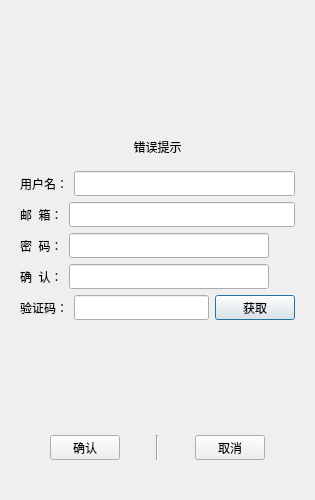
<?xml version="1.0" encoding="UTF-8"?>
<ui version="4.0">
 <class>Register</class>
 <widget class="QDialog" name="Register">
  <property name="geometry">
   <rect>
    <x>0</x>
    <y>0</y>
    <width>315</width>
    <height>500</height>
   </rect>
  </property>
  <property name="minimumSize">
   <size>
    <width>315</width>
    <height>500</height>
   </size>
  </property>
  <property name="maximumSize">
   <size>
    <width>315</width>
    <height>500</height>
   </size>
  </property>
  <property name="windowTitle">
   <string>Dialog</string>
  </property>
  <property name="styleSheet">
   <string notr="true">QLabel#error_tip[state='normal']{
	color: rgb(0, 170, 127);
}
QLabel#error_tip[state='err']{
	color: rgb(255, 0, 0);
}</string>
  </property>
  <layout class="QHBoxLayout" name="horizontalLayout">
   <item>
    <layout class="QVBoxLayout" name="verticalLayout_2">
     <item>
      <widget class="QStackedWidget" name="stackedWidget">
       <property name="currentIndex">
        <number>0</number>
       </property>
       <widget class="QWidget" name="page_3">
        <layout class="QVBoxLayout" name="verticalLayout_3">
         <item>
          <spacer name="verticalSpacer">
           <property name="orientation">
            <enum>Qt::Vertical</enum>
           </property>
           <property name="sizeHint" stdset="0">
            <size>
             <width>20</width>
             <height>40</height>
            </size>
           </property>
          </spacer>
         </item>
         <item>
          <widget class="QWidget" name="widget" native="true">
           <layout class="QVBoxLayout" name="verticalLayout">
            <item>
             <widget class="QLabel" name="error_tip">
              <property name="text">
               <string>错误提示</string>
              </property>
              <property name="alignment">
               <set>Qt::AlignCenter</set>
              </property>
             </widget>
            </item>
           </layout>
          </widget>
         </item>
         <item>
          <layout class="QHBoxLayout" name="horizontalLayout_3">
           <item>
            <widget class="QLabel" name="user_label">
             <property name="minimumSize">
              <size>
               <width>0</width>
               <height>25</height>
              </size>
             </property>
             <property name="maximumSize">
              <size>
               <width>16777215</width>
               <height>25</height>
              </size>
             </property>
             <property name="text">
              <string>用户名：</string>
             </property>
            </widget>
           </item>
           <item>
            <widget class="QLineEdit" name="user_edit">
             <property name="minimumSize">
              <size>
               <width>0</width>
               <height>25</height>
              </size>
             </property>
             <property name="maximumSize">
              <size>
               <width>16777215</width>
               <height>25</height>
              </size>
             </property>
             <property name="font">
              <font>
               <family>Consolas</family>
               <pointsize>9</pointsize>
               <italic>false</italic>
               <bold>false</bold>
              </font>
             </property>
             <property name="styleSheet">
              <string notr="true">font: 9pt &quot;Consolas&quot;;</string>
             </property>
             <property name="alignment">
              <set>Qt::AlignLeading|Qt::AlignLeft|Qt::AlignVCenter</set>
             </property>
            </widget>
           </item>
          </layout>
         </item>
         <item>
          <layout class="QHBoxLayout" name="horizontalLayout_4">
           <item>
            <widget class="QLabel" name="email_label">
             <property name="minimumSize">
              <size>
               <width>0</width>
               <height>25</height>
              </size>
             </property>
             <property name="maximumSize">
              <size>
               <width>16777215</width>
               <height>25</height>
              </size>
             </property>
             <property name="text">
              <string>邮  箱：</string>
             </property>
            </widget>
           </item>
           <item>
            <widget class="QLineEdit" name="email_edit">
             <property name="minimumSize">
              <size>
               <width>0</width>
               <height>25</height>
              </size>
             </property>
             <property name="maximumSize">
              <size>
               <width>16777215</width>
               <height>25</height>
              </size>
             </property>
             <property name="styleSheet">
              <string notr="true">font: 9pt &quot;Consolas&quot;;</string>
             </property>
             <property name="alignment">
              <set>Qt::AlignLeading|Qt::AlignLeft|Qt::AlignVCenter</set>
             </property>
            </widget>
           </item>
          </layout>
         </item>
         <item>
          <layout class="QHBoxLayout" name="horizontalLayout_5">
           <item>
            <widget class="QLabel" name="pass_label">
             <property name="minimumSize">
              <size>
               <width>0</width>
               <height>25</height>
              </size>
             </property>
             <property name="maximumSize">
              <size>
               <width>16777215</width>
               <height>25</height>
              </size>
             </property>
             <property name="text">
              <string>密  码：</string>
             </property>
            </widget>
           </item>
           <item>
            <widget class="QLineEdit" name="pass_edit">
             <property name="minimumSize">
              <size>
               <width>0</width>
               <height>25</height>
              </size>
             </property>
             <property name="maximumSize">
              <size>
               <width>16777215</width>
               <height>25</height>
              </size>
             </property>
             <property name="styleSheet">
              <string notr="true">font: 9pt &quot;Consolas&quot;;</string>
             </property>
             <property name="alignment">
              <set>Qt::AlignLeading|Qt::AlignLeft|Qt::AlignVCenter</set>
             </property>
            </widget>
           </item>
           <item>
            <widget class="ClickedLabel" name="pass_visible">
             <property name="minimumSize">
              <size>
               <width>20</width>
               <height>20</height>
              </size>
             </property>
             <property name="maximumSize">
              <size>
               <width>20</width>
               <height>20</height>
              </size>
             </property>
             <property name="text">
              <string/>
             </property>
            </widget>
           </item>
          </layout>
         </item>
         <item>
          <layout class="QHBoxLayout" name="horizontalLayout_6">
           <item>
            <widget class="QLabel" name="confirm_label">
             <property name="minimumSize">
              <size>
               <width>0</width>
               <height>25</height>
              </size>
             </property>
             <property name="maximumSize">
              <size>
               <width>16777215</width>
               <height>25</height>
              </size>
             </property>
             <property name="text">
              <string>确  认：</string>
             </property>
            </widget>
           </item>
           <item>
            <widget class="QLineEdit" name="confirm_edit">
             <property name="minimumSize">
              <size>
               <width>0</width>
               <height>25</height>
              </size>
             </property>
             <property name="styleSheet">
              <string notr="true">font: 9pt &quot;Consolas&quot;;</string>
             </property>
             <property name="alignment">
              <set>Qt::AlignLeading|Qt::AlignLeft|Qt::AlignVCenter</set>
             </property>
            </widget>
           </item>
           <item>
            <widget class="ClickedLabel" name="confirm_visible">
             <property name="minimumSize">
              <size>
               <width>20</width>
               <height>20</height>
              </size>
             </property>
             <property name="maximumSize">
              <size>
               <width>20</width>
               <height>20</height>
              </size>
             </property>
             <property name="text">
              <string/>
             </property>
            </widget>
           </item>
          </layout>
         </item>
         <item>
          <layout class="QHBoxLayout" name="horizontalLayout_8">
           <item>
            <widget class="QLabel" name="verify_edit_2">
             <property name="minimumSize">
              <size>
               <width>0</width>
               <height>25</height>
              </size>
             </property>
             <property name="maximumSize">
              <size>
               <width>16777215</width>
               <height>25</height>
              </size>
             </property>
             <property name="text">
              <string>验证码：</string>
             </property>
            </widget>
           </item>
           <item>
            <widget class="QLineEdit" name="verify_edit">
             <property name="minimumSize">
              <size>
               <width>0</width>
               <height>25</height>
              </size>
             </property>
             <property name="maximumSize">
              <size>
               <width>16777215</width>
               <height>25</height>
              </size>
             </property>
             <property name="styleSheet">
              <string notr="true">font: 9pt &quot;Consolas&quot;;</string>
             </property>
             <property name="alignment">
              <set>Qt::AlignLeading|Qt::AlignLeft|Qt::AlignVCenter</set>
             </property>
            </widget>
           </item>
           <item>
            <widget class="TimerBtn" name="get_code">
             <property name="minimumSize">
              <size>
               <width>0</width>
               <height>25</height>
              </size>
             </property>
             <property name="maximumSize">
              <size>
               <width>16777215</width>
               <height>25</height>
              </size>
             </property>
             <property name="text">
              <string>获取</string>
             </property>
            </widget>
           </item>
          </layout>
         </item>
         <item>
          <spacer name="verticalSpacer_2">
           <property name="orientation">
            <enum>Qt::Vertical</enum>
           </property>
           <property name="sizeHint" stdset="0">
            <size>
             <width>20</width>
             <height>40</height>
            </size>
           </property>
          </spacer>
         </item>
         <item>
          <layout class="QHBoxLayout" name="horizontalLayout_9">
           <item>
            <widget class="QPushButton" name="sure_btn">
             <property name="minimumSize">
              <size>
               <width>70</width>
               <height>25</height>
              </size>
             </property>
             <property name="maximumSize">
              <size>
               <width>70</width>
               <height>25</height>
              </size>
             </property>
             <property name="text">
              <string>确认</string>
             </property>
            </widget>
           </item>
           <item>
            <widget class="Line" name="line">
             <property name="orientation">
              <enum>Qt::Vertical</enum>
             </property>
            </widget>
           </item>
           <item>
            <widget class="QPushButton" name="cancel_btn">
             <property name="minimumSize">
              <size>
               <width>70</width>
               <height>25</height>
              </size>
             </property>
             <property name="maximumSize">
              <size>
               <width>70</width>
               <height>25</height>
              </size>
             </property>
             <property name="text">
              <string>取消</string>
             </property>
            </widget>
           </item>
          </layout>
         </item>
         <item>
          <spacer name="horizontalSpacer">
           <property name="orientation">
            <enum>Qt::Horizontal</enum>
           </property>
           <property name="sizeHint" stdset="0">
            <size>
             <width>40</width>
             <height>20</height>
            </size>
           </property>
          </spacer>
         </item>
        </layout>
       </widget>
       <widget class="QWidget" name="page_4">
        <layout class="QVBoxLayout" name="verticalLayout_4">
         <item>
          <spacer name="verticalSpacer_3">
           <property name="orientation">
            <enum>Qt::Vertical</enum>
           </property>
           <property name="sizeHint" stdset="0">
            <size>
             <width>20</width>
             <height>40</height>
            </size>
           </property>
          </spacer>
         </item>
         <item>
          <widget class="QLabel" name="tip_label">
           <property name="text">
            <string>注册成功，5s 后返回登录</string>
           </property>
           <property name="alignment">
            <set>Qt::AlignCenter</set>
           </property>
          </widget>
         </item>
         <item>
          <widget class="QLabel" name="tip2_label">
           <property name="text">
            <string>可点击返回按钮直接返回登录界面</string>
           </property>
           <property name="alignment">
            <set>Qt::AlignCenter</set>
           </property>
          </widget>
         </item>
         <item>
          <spacer name="verticalSpacer_4">
           <property name="orientation">
            <enum>Qt::Vertical</enum>
           </property>
           <property name="sizeHint" stdset="0">
            <size>
             <width>20</width>
             <height>40</height>
            </size>
           </property>
          </spacer>
         </item>
         <item>
          <widget class="QWidget" name="widget_2" native="true">
           <layout class="QHBoxLayout" name="horizontalLayout_2">
            <item>
             <spacer name="horizontalSpacer_2">
              <property name="orientation">
               <enum>Qt::Horizontal</enum>
              </property>
              <property name="sizeHint" stdset="0">
               <size>
                <width>90</width>
                <height>20</height>
               </size>
              </property>
             </spacer>
            </item>
            <item>
             <widget class="QPushButton" name="pushButton">
              <property name="minimumSize">
               <size>
                <width>0</width>
                <height>25</height>
               </size>
              </property>
              <property name="maximumSize">
               <size>
                <width>16777215</width>
                <height>25</height>
               </size>
              </property>
              <property name="text">
               <string>返回登录</string>
              </property>
             </widget>
            </item>
            <item>
             <spacer name="horizontalSpacer_3">
              <property name="orientation">
               <enum>Qt::Horizontal</enum>
              </property>
              <property name="sizeHint" stdset="0">
               <size>
                <width>90</width>
                <height>20</height>
               </size>
              </property>
             </spacer>
            </item>
           </layout>
          </widget>
         </item>
         <item>
          <spacer name="verticalSpacer_5">
           <property name="orientation">
            <enum>Qt::Vertical</enum>
           </property>
           <property name="sizeHint" stdset="0">
            <size>
             <width>20</width>
             <height>40</height>
            </size>
           </property>
          </spacer>
         </item>
        </layout>
       </widget>
      </widget>
     </item>
    </layout>
   </item>
  </layout>
 </widget>
 <customwidgets>
  <customwidget>
   <class>TimerBtn</class>
   <extends>QPushButton</extends>
   <header>D:/app/QT/file/project-chat/timerbtn.h</header>
  </customwidget>
  <customwidget>
   <class>ClickedLabel</class>
   <extends>QLabel</extends>
   <header>D:/app/QT/file/project-chat/clickedlabel.h</header>
  </customwidget>
 </customwidgets>
 <resources/>
 <connections/>
</ui>
